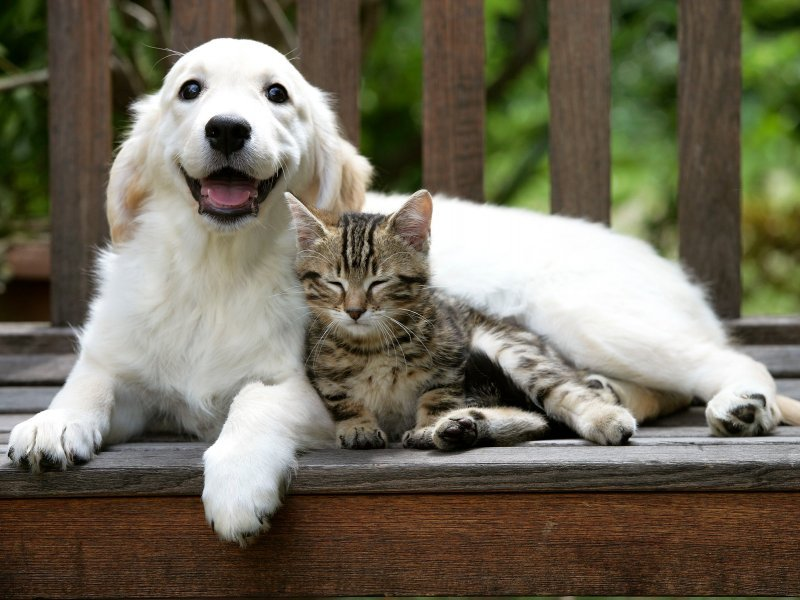
#> input picture input/image_3.jpg, 800 x 600 px
$ python 2.py
#> lines starting #> are read from the running program, lines starting #| are printed output that depends on the picture; after the words box and inside, x2 and y2 are one past the last pixel; in counts of white or black regions, pixels touching at a corner belong together
import numpy as np
import cv2 as cv
import matplotlib.pyplot as plt


img1 = cv.imread('input/image_3.jpg',cv.IMREAD_GRAYSCALE)          # queryImage
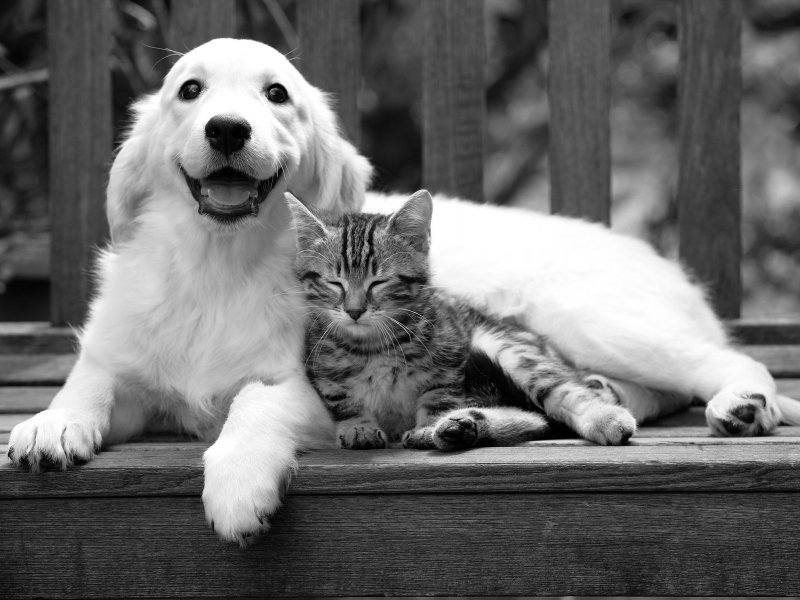
#> img1: shape (600, 800); min 0, max 255, mean 107.4
img2 = cv.imread('input/image_3_template.jpg',cv.IMREAD_GRAYSCALE) # trainImage
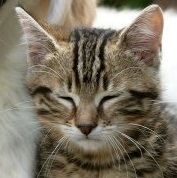
#> input picture input/image_3_template.jpg, 177 x 178 px
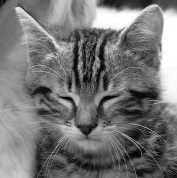
#> img2: shape (178, 177); min 0, max 255, mean 118.1

titles = ["original", "template"]
images = [img1,img2]
for i in range(2):
    plt.subplot(1,2,i+1),plt.imshow(cv.cvtColor(img1[i], cv.COLOR_BGR2RGB))
    plt.title(titles[i])
    plt.xticks([]),plt.yticks([])
plt.show()
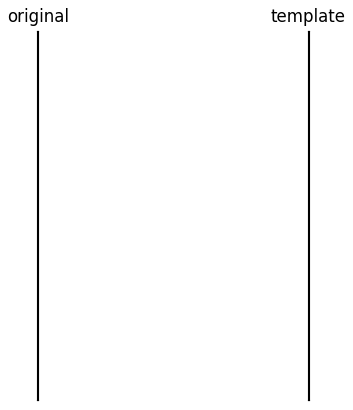
#> figure drawn by matplotlib, 2 panels
# Initiate ORB detector

orb = cv.ORB_create()
# find the keypoints and descriptors with ORB
kp1, des1 = orb.detectAndCompute(img1,None)
#> kp1 = 500 keypoints; strongest (x, y, size): (244, 129, 111.1), (284, 99, 92.6), (182, 93, 92.6), (286, 100, 77.1)
kp2, des2 = orb.detectAndCompute(img2,None)
#> kp2 = 366 keypoints; strongest (x, y, size): (71, 98, 44.6), (69, 102, 44.6), (119, 32, 31), (104, 104, 53.6)

 #create BFMatcher object
bf = cv.BFMatcher(cv.NORM_HAMMING, crossCheck=True)
# Match descriptors.
matches = bf.match(des1,des2)
#> matches = 127 matches
# Sort them in the order of their distance.
matches = sorted(matches, key = lambda x:x.distance)
# Draw first 10 matches.
img3 = cv.drawMatches(img1,kp1,img2,kp2,matches[:10],None,flags=cv.DrawMatchesFlags_NOT_DRAW_SINGLE_POINTS)
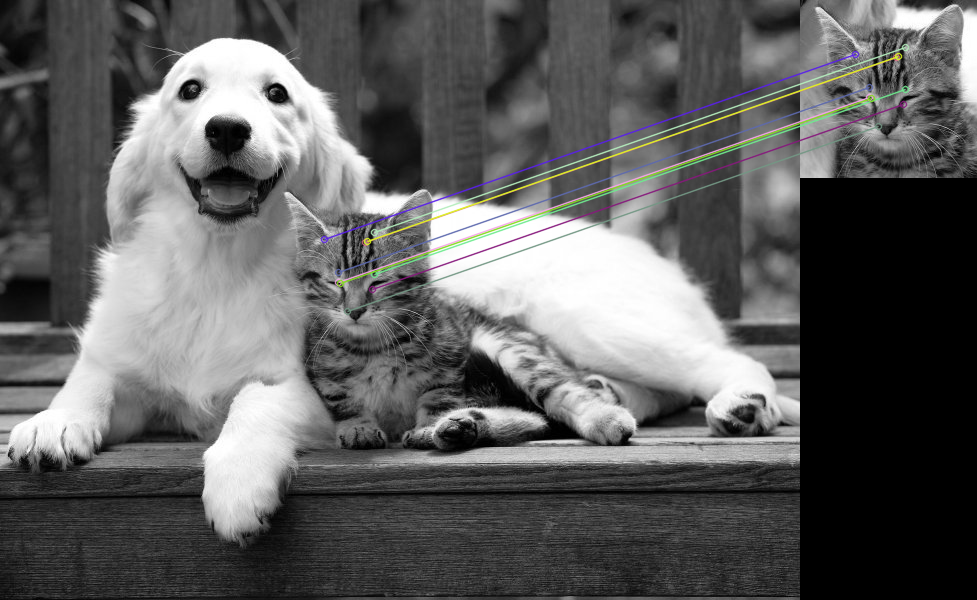
#> img3: shape (600, 977, 3); mean of channels 0, 1, 2 94.5, 94.6, 94.6; drawn as B, G, R
plt.imshow(img3),plt.show()
#print(cv.KeyPoint_convert(kp2))

# Записываем первые 10 соответсвий с эталона и исходного изображения
src_pts = np.float32([kp1[m.queryIdx].pt for m in matches[:10]]).reshape(-1, 1, 2)
#> src_pts = [[338, 282], [338, 272], [372, 289], [324, 239], [374, 274], [365, 242], [367, 241], [347, 311], [374, 232], [340, 283]]
dst_pts = np.float32([kp2[m.trainIdx].pt for m in matches[:10]]).reshape(-1, 1, 2)
#> dst_pts = [[69, 97], [69, 87], [103, 104], [55, 54], [105, 89], [96, 57], [98, 56], [78, 126], [105, 47], [71, 98]]

# Рассчитываем матрицу гомографии
h, _ = cv.findHomography(src_pts, dst_pts)
#> h = [[1, 3.44e-16, -269], [5.75e-16, 1, -185], [7.92e-18, 4.39e-18, 1]]

# Трансформируем исходное изображение, используя полученную гомографию
# im_out = cv2.warpPerspective(template, h, (image.shape[1],image.shape[0]))


rectangle_pts = np.float32([[0, 0],
                            [0, img2.shape[0]],
                            [img2.shape[1], 0],
                            [img2.shape[1], img2.shape[0]]]).reshape(-1, 1, 2)
#> rectangle_pts = [[0, 0], [0, 178], [177, 0], [177, 178]]

rectangle_pts = cv.perspectiveTransform(rectangle_pts, h).reshape(-1, 2)
#> rectangle_pts = [[-269, -185], [-269, -7], [-92, -185], [-92, -7]]

# Находим углы рамки
left_top = [img1.shape[1], img1.shape[0]]
#> left_top = [800, 600]
right_bottom = [0, 0]

for point in rectangle_pts:
    # Находим левую верхнюю точку рамки
    if point[0] < left_top[0]:
        left_top[0] = point[0] if point[0] >= 0 else 0
    if point[1] < left_top[1]:
        left_top[1] = point[1] if point[1] >= 0 else 0

    # Находим правую нижнюю точку рамки
    if point[0] > right_bottom[0]:
        right_bottom[0] = point[0] if point[0] <= img1.shape[1] else img1.shape[1]
    if point[1] > right_bottom[1]:
        right_bottom[1] = point[1] if point[1] <= img1.shape[0] else img1.shape[0]
#> this loop made 4 passes
#> after the loop, left_top = [0, 0]; right_bottom = [0, 0]

# Чтобы рамку было видно у края изображения:
left_top = [int(left_top[0]), int(left_top[1])]
if left_top[0] == 0:
    left_top[0] += 10
if left_top[1] == 0:
    left_top[1] += 10

right_bottom = [int(right_bottom[0]), int(right_bottom[1])]
if right_bottom[0] == img1.shape[1]:
    right_bottom[0] -= 10
if right_bottom[1] == img1.shape[0]:
    right_bottom[1] -= 10

# Чертим рамку
img3 = img1.copy()
cv.rectangle(img3, left_top, right_bottom, 255, 10)
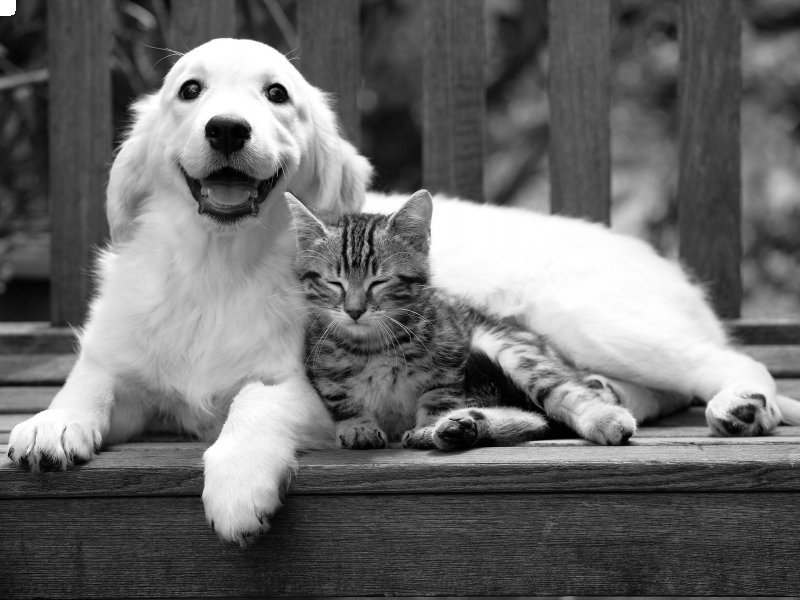
#> img3: shape (600, 800); 0.05% of pixels changed, all inside (x1, y1, x2, y2) = (0, 0, 16, 16)

# Вывод mathplotlib
plt.imshow(cv.cvtColor(img3, cv.COLOR_BGR2RGB))
plt.show()
